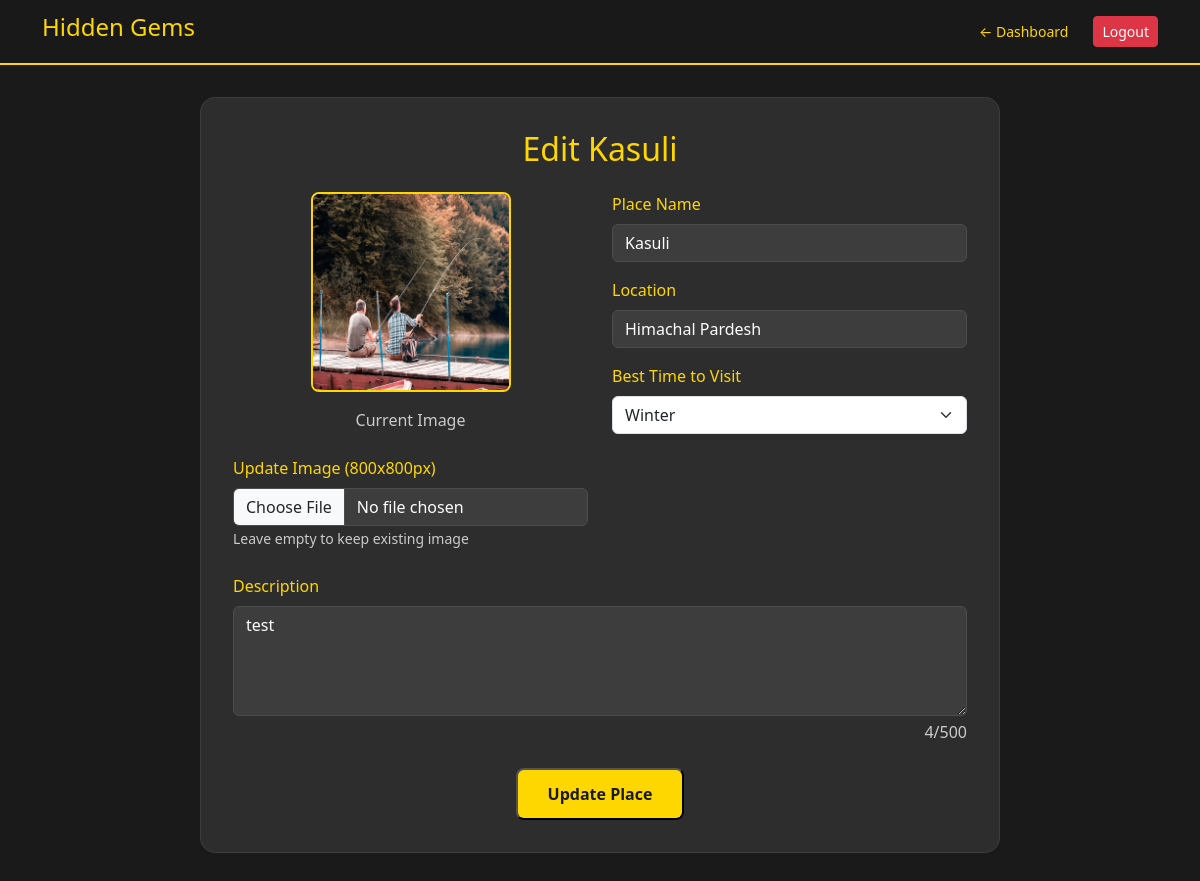
Page /edit_place/2 (signed in) on the committed database.
### app.py (models this page shows)
class Place(db.Model):
    id = db.Column(db.Integer, primary_key=True)
    name = db.Column(db.String(100), nullable=False)
    location = db.Column(db.String(100), nullable=False)
    description = db.Column(db.Text, nullable=False)
    image = db.Column(db.String(100), nullable=False)
    best_time = db.Column(db.String(50))
    timestamp = db.Column(db.DateTime, default=datetime.utcnow)
    user_id = db.Column(db.Integer, db.ForeignKey('user.id'), nullable=False)

### app.py (the view, shortened to what this page needs)
@app.route('/edit_place/<int:place_id>', methods=['GET', 'POST'])
def edit_place(place_id):
    if not session.get('logged_in'):
        return redirect(url_for('login'))
    place = Place.query.get_or_404(place_id)
    if not (session['is_admin'] or place.user_id == session['user_id']):
        flash('You cannot edit this place', 'danger')
        return redirect(url_for('dashboard'))
    return render_template("edit_place.html", place=place)

### app.py (called while the page is built)
@app.before_request
def check_admin_access():
    if request.path.startswith('/admin') and not request.endpoint == 'admin_login':
        if not session.get('is_admin'):
            flash("Admin access required", "danger")
            return redirect(url_for('login'))

### templates/edit_place.html (shortened to what this page needs)
<!DOCTYPE html>
<html lang="en">
<head>
    <link href="https://cdn.jsdelivr.net/npm/bootstrap@5.3.0/dist/css/bootstrap.min.css" rel="stylesheet">
    <link rel="stylesheet" href="{{ url_for('static', filename='style.css') }}">
</head>
<body>
    <nav class="navbar navbar-expand-lg">
        <div class="container">
            <a class="navbar-brand" href="{{ url_for('dashboard') }}">
                <h4 style="color: var(--accent-yellow);">Hidden Gems</h4>
            </a>
            <div class="d-flex gap-3">
                <a href="{{ url_for('dashboard') }}" class="btn btn-sm" style="color: var(--accent-yellow);">← Dashboard</a>
                <a href="{{ url_for('logout') }}" class="btn btn-sm btn-danger">Logout</a>
            </div>
        </div>
    </nav>
    <div class="container">
        <div class="form-container">
            <h2 class="text-center mb-4" style="color: var(--accent-yellow);">Edit {{ place.name }}</h2>
            <form method="POST" enctype="multipart/form-data">
                <div class="row g-4">
                    <div class="col-md-6">
                        <div class="mb-4 text-center">
                            <img src="{{ url_for('static', filename='uploads/' + place.image) }}"
                                 class="existing-image mb-3"
                                 alt="Current Image">
                            <p class="text-muted mb-0">Current Image</p>
                        </div>
                        <div class="mb-4">
                            <label for="image" class="form-label">Update Image (800x800px)</label>
                            <input type="file"
                                   class="form-control"
                                   id="image"
                                   name="image"
                                   accept="image/*"
                                   onchange="previewImage(event)">
                            <small class="text-muted">Leave empty to keep existing image</small>
                        </div>
                    </div>
                    <div class="col-md-6">
                        <div class="mb-3">
                            <label for="name" class="form-label">Place Name</label>
                            <input type="text"
                                   class="form-control"
                                   id="name"
                                   name="name"
                                   value="{{ place.name }}"
                                   required>
                        </div>
                        <div class="mb-3">
                            <label for="location" class="form-label">Location</label>
                            <input type="text"
                                   class="form-control"
                                   id="location"
                                   name="location"
                                   value="{{ place.location }}"
                                   required>
                        </div>
                        <div class="mb-3">
                            <label for="best_time" class="form-label">Best Time to Visit</label>
                            <select class="form-select" id="best_time" name="best_time" required>
                                {% for time in ['Winter', 'Spring', 'Summer', 'Autumn', 'All Year'] %}
                                <option value="{{ time }}" {% if time == place.best_time %}selected{% endif %}>
                                    {{ time }}
                                </option>
                                {% endfor %}
                            </select>
                        </div>
                    </div>
                </div>
                <div class="mb-4">
                    <label for="description" class="form-label">Description</label>
                    <textarea class="form-control"
                              id="description"
                              name="description"
                              rows="4"
                              maxlength="500"
                              required>{{ place.description }}</textarea>
                    <div class="text-end text-muted mt-1">
                        <span id="charCount">{{ place.description|length }}</span>/500
                    </div>
                </div>
                <div class="text-center">
                    <button type="submit" class="update-btn">Update Place</button>
                </div>
            </form>
        </div>
    </div>
</body>
</html>

### static/style.css (style rules this page uses)
:root { --dark-bg: #1a1a1a; --accent-yellow: #FFD700; --warm-white: #fdfdfd; }
body { background-color: var(--dark-bg); color: var(--warm-white); overflow-x: hidden; }
.navbar { background: rgba(26, 26, 26, 0.95) !important; border-bottom: 2px solid var(--accent-yellow); }
.form-control { background: #3d3d3d; border: 1px solid #4d4d4d; color: white; }
body { background-color: #000 important!; }
.form-container { max-width: 800px; margin: 2rem auto; padding: 2rem; background: #2d2d2d; border-radius: 15px; border: 1px solid #3d3d3d; }
.form-label { color: var(--accent-yellow); }
.form-control { background: #3d3d3d; border: 1px solid #4d4d4d; color: var(--warm-white); transition: all 0.3s; }
.existing-image { width: 200px; height: 200px; object-fit: cover; border-radius: 8px; border: 2px solid var(--accent-yellow); }
.update-btn { background: var(--accent-yellow); color: var(--dark-bg); font-weight: 600; padding: 12px 30px; border-radius: 8px; transition: all 0.3s; }
.form-control { background: #3d3d3d; border: 1px solid #4d4d4d; color: var(--warm-white); }
.text-muted { --bs-text-opacity: 1; color: rgba(255, 255, 255, 0.75) !important; }

### rows in the picture
Place: name "Kasuli", image (picture), location "Himachal Pardesh", best_time "Winter", description "test"

### other values in the picture
{{ place.description|length }} "4"
